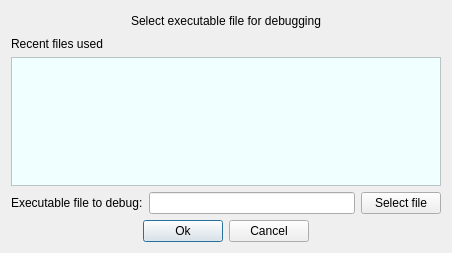
<?xml version="1.0" encoding="UTF-8"?>
<ui version="4.0">
 <class>DialogChooseFileForDebugging</class>
 <widget class="QDialog" name="DialogChooseFileForDebugging">
  <property name="geometry">
   <rect>
    <x>0</x>
    <y>0</y>
    <width>452</width>
    <height>253</height>
   </rect>
  </property>
  <property name="windowTitle">
   <string>Choose file for debugging</string>
  </property>
  <layout class="QVBoxLayout" name="verticalLayout">
   <item>
    <layout class="QHBoxLayout" name="horizontalLayout_3">
     <item>
      <spacer name="horizontalSpacer_4">
       <property name="orientation">
        <enum>Qt::Horizontal</enum>
       </property>
       <property name="sizeHint" stdset="0">
        <size>
         <width>40</width>
         <height>20</height>
        </size>
       </property>
      </spacer>
     </item>
     <item>
      <widget class="QLabel" name="label_3">
       <property name="text">
        <string>Select executable file for debugging</string>
       </property>
      </widget>
     </item>
     <item>
      <spacer name="horizontalSpacer">
       <property name="orientation">
        <enum>Qt::Horizontal</enum>
       </property>
       <property name="sizeHint" stdset="0">
        <size>
         <width>40</width>
         <height>20</height>
        </size>
       </property>
      </spacer>
     </item>
    </layout>
   </item>
   <item>
    <widget class="QLabel" name="label_2">
     <property name="text">
      <string>Recent files used</string>
     </property>
    </widget>
   </item>
   <item>
    <widget class="QTreeWidget" name="treeWidgetRecentDebugExecutables">
     <property name="styleSheet">
      <string notr="true">background-color: Azure </string>
     </property>
     <property name="indentation">
      <number>0</number>
     </property>
     <attribute name="headerVisible">
      <bool>false</bool>
     </attribute>
     <column>
      <property name="text">
       <string>File name</string>
      </property>
     </column>
     <column>
      <property name="text">
       <string>Full file name</string>
      </property>
     </column>
    </widget>
   </item>
   <item>
    <layout class="QHBoxLayout" name="horizontalLayout">
     <item>
      <widget class="QLabel" name="label">
       <property name="text">
        <string>Executable file to debug:</string>
       </property>
      </widget>
     </item>
     <item>
      <widget class="QLineEdit" name="lineEditDebugExecutable"/>
     </item>
     <item>
      <widget class="QPushButton" name="pushButtonSelectFile">
       <property name="text">
        <string>Select file</string>
       </property>
      </widget>
     </item>
    </layout>
   </item>
   <item>
    <layout class="QHBoxLayout" name="horizontalLayout_2">
     <item>
      <spacer name="horizontalSpacer_2">
       <property name="orientation">
        <enum>Qt::Horizontal</enum>
       </property>
       <property name="sizeHint" stdset="0">
        <size>
         <width>40</width>
         <height>20</height>
        </size>
       </property>
      </spacer>
     </item>
     <item>
      <widget class="QPushButton" name="pushButtonOk">
       <property name="text">
        <string>Ok</string>
       </property>
       <property name="default">
        <bool>true</bool>
       </property>
      </widget>
     </item>
     <item>
      <widget class="QPushButton" name="pushButtonCancel">
       <property name="text">
        <string>Cancel</string>
       </property>
      </widget>
     </item>
     <item>
      <spacer name="horizontalSpacer_3">
       <property name="orientation">
        <enum>Qt::Horizontal</enum>
       </property>
       <property name="sizeHint" stdset="0">
        <size>
         <width>40</width>
         <height>20</height>
        </size>
       </property>
      </spacer>
     </item>
    </layout>
   </item>
  </layout>
 </widget>
 <resources/>
 <connections/>
</ui>
